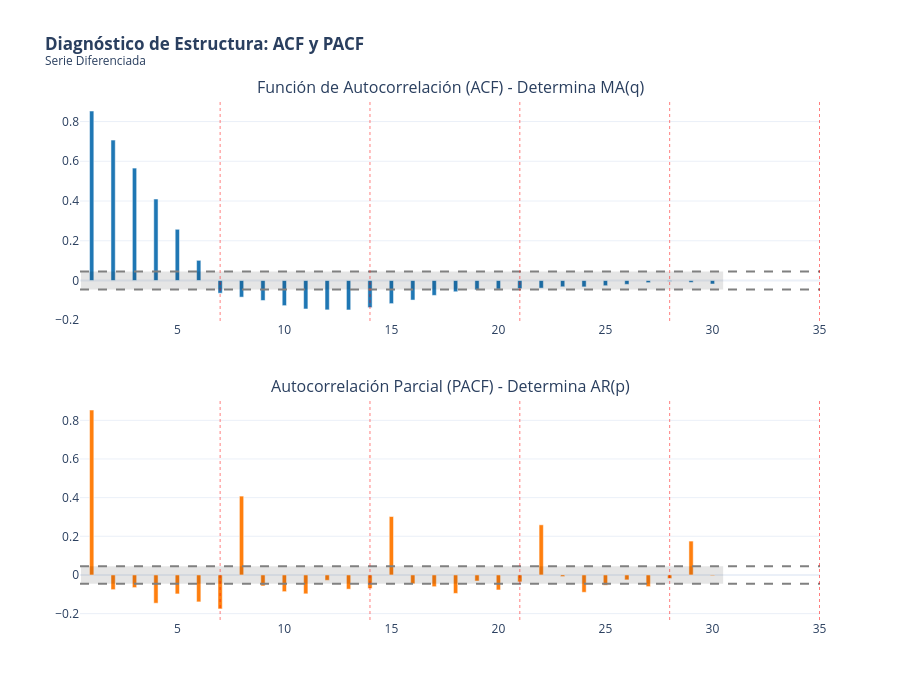

Write notebook code for a chart like this one.
### Code cell
df['diff_7'] = df['tipo_cambio'].diff(7).dropna()
ts_analysis = df['diff_7'].dropna()

# Parámetros
lags = 30  # 30 días
alpha = 0.05 # Nivel de significancia del 95%

# Cálculo de valores ACF y PACF
acf_vals = acf(ts_analysis, nlags=lags, alpha=alpha)[0][1:]
pacf_vals = pacf(ts_analysis, nlags=lags, alpha=alpha)[0][1:]

# Colocamos manualmente el intervalo de confianza para plotly
n = len(ts_analysis)
conf_interval = 1.96 / np.sqrt(n)


fig = make_subplots(rows=2, cols=1,
                    subplot_titles=("Función de Autocorrelación (ACF) - Determina MA(q)",
                                    "Autocorrelación Parcial (PACF) - Determina AR(p)"),
                    vertical_spacing=0.15)

# ACF

fig.add_trace(go.Bar(
    x=list(range(1, lags+1)), y=acf_vals,
    name='ACF', marker_color='rgb(31, 119, 180)', showlegend=False
), row=1, col=1)

# Intervalos de confianza (Sombreado)
fig.add_shape(type="rect",
    x0=0.5, y0=-conf_interval, x1=lags+0.5, y1=conf_interval,
    line=dict(color="rgba(0,0,0,0)"), fillcolor="rgba(0,0,0,0.1)",
    row=1, col=1
)
# Líneas límite
fig.add_hline(y=conf_interval, line_dash="dash", line_color="gray", row=1, col=1)
fig.add_hline(y=-conf_interval, line_dash="dash", line_color="gray", row=1, col=1)

# PACF

fig.add_trace(go.Bar(
    x=list(range(1, lags+1)), y=pacf_vals,
    name='PACF', marker_color='rgb(255, 127, 14)', showlegend=False
), row=2, col=1)

# Intervalos de confianza
fig.add_shape(type="rect",
    x0=0.5, y0=-conf_interval, x1=lags+0.5, y1=conf_interval,
    line=dict(color="rgba(0,0,0,0)"), fillcolor="rgba(0,0,0,0.1)",
    row=2, col=1
)
# Líneas límite
fig.add_hline(y=conf_interval, line_dash="dash", line_color="gray", row=2, col=1)
fig.add_hline(y=-conf_interval, line_dash="dash", line_color="gray", row=2, col=1)


fig.update_layout(
    title='<b>Diagnóstico de Estructura: ACF y PACF</b><br><sup>Serie Diferenciada</sup>',
    template='plotly_white',
    height=700,
    bargap=0.8 # Barras delgadas estilo lollipop
)

# Resaltar lags estacionales (7, 14, 21, 28, 35) con líneas verticales rojas tenues
for i in [7, 14, 21, 28, 35]:
    fig.add_vline(x=i, line_width=1, line_dash="dot", line_color="red", opacity=0.5)

fig.show()

### Figure 1 — Plotly figure (JSON) as saved in the notebook; plotly's stock layout.template omitted (floating-point values rounded to 4 significant figures)
{"data": [{"marker": {"color": "rgb(31, 119, 180)"}, "name": "ACF", "showlegend": false, "type": "bar", "x": [1, 2, 3, 4, 5, 6, 7, 8, 9, 10, 11, 12, 13, 14, 15, 16, 17, 18, 19, 20, 21, 22, 23, 24, 25, 26, 27, 28, 29, 30], "xaxis": "x", "y": [0.8527, 0.7064, 0.5657, 0.41, 0.2577, 0.1014, -0.06393, -0.08363, -0.1005, -0.1265, -0.1432, -0.1478, -0.1482, -0.1363, -0.1163, -0.09836, -0.07491, -0.05662, -0.04734, -0.04334, -0.04069, -0.03828, -0.03158, -0.03213, -0.02612, -0.01946, -0.01082, -0.003883, -0.009477, -0.01758], "yaxis": "y"}, {"marker": {"color": "rgb(255, 127, 14)"}, "name": "PACF", "showlegend": false, "type": "bar", "x": [1, 2, 3, 4, 5, 6, 7, 8, 9, 10, 11, 12, 13, 14, 15, 16, 17, 18, 19, 20, 21, 22, 23, 24, 25, 26, 27, 28, 29, 30], "xaxis": "x2", "y": [0.8531, -0.07599, -0.06538, -0.1461, -0.09811, -0.1393, -0.1759, 0.408, -0.05701, -0.08639, -0.09768, -0.02769, -0.07349, -0.07009, 0.3023, -0.04553, -0.06067, -0.09549, -0.03133, -0.07763, -0.03575, 0.2594, -0.008327, -0.08972, -0.05322, -0.02551, -0.06027, -0.0181, 0.1753, -0.003525], "yaxis": "y2"}], "layout": {"annotations": [{"font": {"size": 16}, "showarrow": false, "text": "Función de Autocorrelación (ACF) - Determina MA(q)", "x": 0.5, "xanchor": "center", "xref": "paper", "y": 1, "yanchor": "bottom", "yref": "paper"}, {"font": {"size": 16}, "showarrow": false, "text": "Autocorrelación Parcial (PACF) - Determina AR(p)", "x": 0.5, "xanchor": "center", "xref": "paper", "y": 0.425, "yanchor": "bottom", "yref": "paper"}], "bargap": 0.8, "height": 700, "shapes": [{"fillcolor": "rgba(0,0,0,0.1)", "line": {"color": "rgba(0,0,0,0)"}, "type": "rect", "x0": 0.5, "x1": 30.5, "xref": "x", "y0": -0.0452, "y1": 0.0452, "yref": "y"}, {"line": {"color": "gray", "dash": "dash"}, "type": "line", "x0": 0, "x1": 1, "xref": "x domain", "y0": 0.0452, "y1": 0.0452, "yref": "y"}, {"line": {"color": "gray", "dash": "dash"}, "type": "line", "x0": 0, "x1": 1, "xref": "x domain", "y0": -0.0452, "y1": -0.0452, "yref": "y"}, {"fillcolor": "rgba(0,0,0,0.1)", "line": {"color": "rgba(0,0,0,0)"}, "type": "rect", "x0": 0.5, "x1": 30.5, "xref": "x2", "y0": -0.0452, "y1": 0.0452, "yref": "y2"}, {"line": {"color": "gray", "dash": "dash"}, "type": "line", "x0": 0, "x1": 1, "xref": "x2 domain", "y0": 0.0452, "y1": 0.0452, "yref": "y2"}, {"line": {"color": "gray", "dash": "dash"}, "type": "line", "x0": 0, "x1": 1, "xref": "x2 domain", "y0": -0.0452, "y1": -0.0452, "yref": "y2"}, {"line": {"color": "red", "dash": "dot", "width": 1}, "opacity": 0.5, "type": "line", "x0": 7, "x1": 7, "xref": "x", "y0": 0, "y1": 1, "yref": "y domain"}, {"line": {"color": "red", "dash": "dot", "width": 1}, "opacity": 0.5, "type": "line", "x0": 7, "x1": 7, "xref": "x2", "y0": 0, "y1": 1, "yref": "y2 domain"}, {"line": {"color": "red", "dash": "dot", "width": 1}, "opacity": 0.5, "type": "line", "x0": 14, "x1": 14, "xref": "x", "y0": 0, "y1": 1, "yref": "y domain"}, {"line": {"color": "red", "dash": "dot", "width": 1}, "opacity": 0.5, "type": "line", "x0": 14, "x1": 14, "xref": "x2", "y0": 0, "y1": 1, "yref": "y2 domain"}, {"line": {"color": "red", "dash": "dot", "width": 1}, "opacity": 0.5, "type": "line", "x0": 21, "x1": 21, "xref": "x", "y0": 0, "y1": 1, "yref": "y domain"}, {"line": {"color": "red", "dash": "dot", "width": 1}, "opacity": 0.5, "type": "line", "x0": 21, "x1": 21, "xref": "x2", "y0": 0, "y1": 1, "yref": "y2 domain"}, {"line": {"color": "red", "dash": "dot", "width": 1}, "opacity": 0.5, "type": "line", "x0": 28, "x1": 28, "xref": "x", "y0": 0, "y1": 1, "yref": "y domain"}, {"line": {"color": "red", "dash": "dot", "width": 1}, "opacity": 0.5, "type": "line", "x0": 28, "x1": 28, "xref": "x2", "y0": 0, "y1": 1, "yref": "y2 domain"}, {"line": {"color": "red", "dash": "dot", "width": 1}, "opacity": 0.5, "type": "line", "x0": 35, "x1": 35, "xref": "x", "y0": 0, "y1": 1, "yref": "y domain"}, {"line": {"color": "red", "dash": "dot", "width": 1}, "opacity": 0.5, "type": "line", "x0": 35, "x1": 35, "xref": "x2", "y0": 0, "y1": 1, "yref": "y2 domain"}], "title": {"text": "<b>Diagnóstico de Estructura: ACF y PACF</b><br><sup>Serie Diferenciada</sup>"}, "xaxis": {"anchor": "y", "domain": [0, 1]}, "xaxis2": {"anchor": "y2", "domain": [0, 1]}, "yaxis": {"anchor": "x", "domain": [0.575, 1]}, "yaxis2": {"anchor": "x2", "domain": [0, 0.425]}}}
